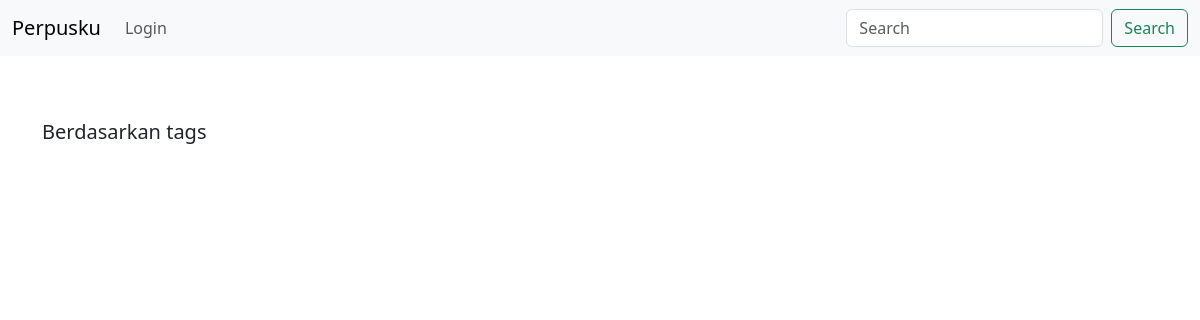
/tags/kuliah, run on an earlier commit of the app's database.
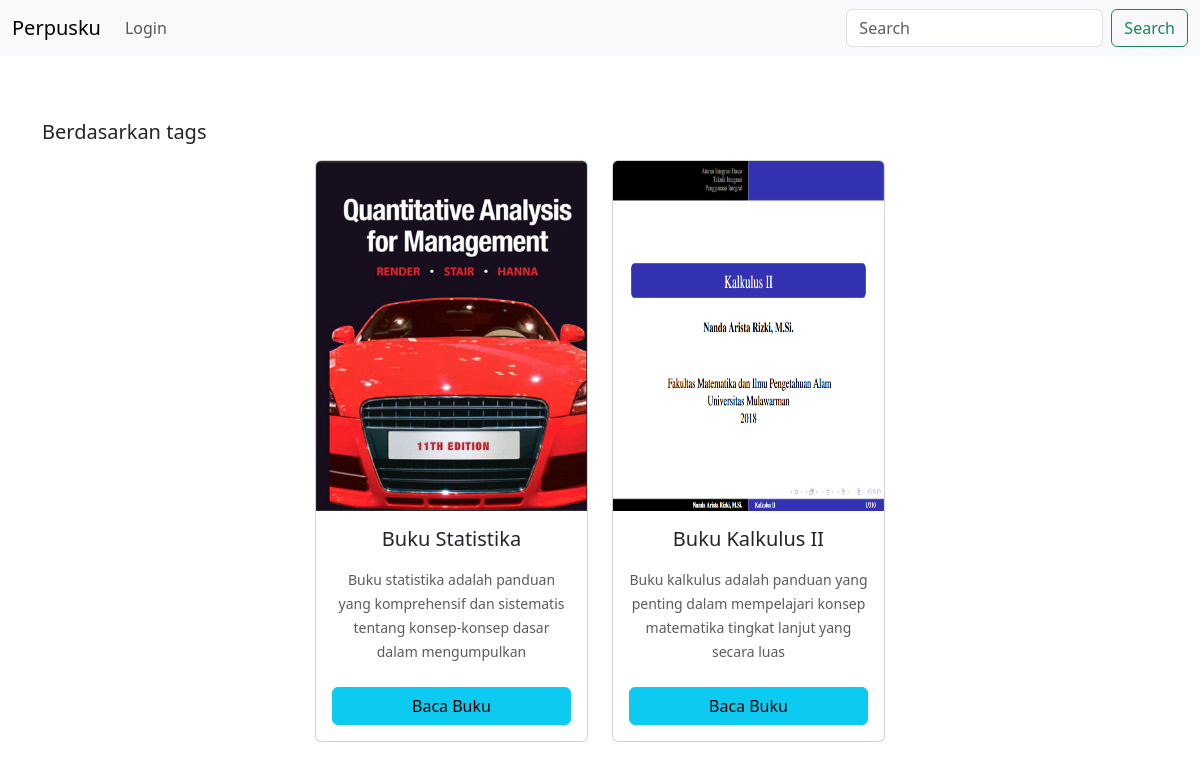
And on a later commit of the database.
### tables this page shows
CREATE TABLE "terbaru" (
	"id"	INTEGER,
	"judul"	TEXT,
	"kategori"	TEXT,
	"deskripsi"	TEXT,
	"pdf"	TEXT,
	"sampul"	TEXT,
	PRIMARY KEY("id" AUTOINCREMENT)
);

### index.py (the view)
@app.route('/tags/<kategori>')
def cari_buku_kategori(kategori):
    buku = semua_buku.tampil_berdasarkan_kategori(kategori)
    return render_template('tags.html', buku=buku)

### index.py (called while the page is built)
@app.teardown_appcontext
def close_db_connection(exception=None):
    db_manager.close_connection()

### konsepOOP.py (called while the page is built)
    def close_connection(self):
        if self.conn:
            self.conn.close()

    def execute_query(self, query):
        cursor = self.conn.cursor()
        cursor.execute(query)
        self.conn.commit()
        return cursor

    def tampil_berdasarkan_kategori(self, kategori):
        query = f"SELECT * FROM terbaru WHERE kategori = '{kategori}'"
        return self.execute_query(query).fetchall()

### templates/tags.html (shortened to what this page needs)
<!DOCTYPE html>
<html lang="en">
  <head>
    <link
      href="https://cdn.jsdelivr.net/npm/bootstrap@5.3.2/dist/css/bootstrap.min.css"
      rel="stylesheet"
    />
  </head>
  <body>
    <nav class="navbar navbar-expand-lg bg-body-tertiary fixed-top">
      <div class="container-fluid">
        <a class="navbar-brand" href="#">Perpusku</a>
        <div class="collapse navbar-collapse" id="navbarSupportedContent">
          <ul class="navbar-nav me-auto mb-2 mb-lg-0">
            <li class="nav-item">
              <a class="nav-link" href="{{ url_for('login') }}">Login</a>
            </li>
          </ul>
          <form class="d-flex" role="search" method="post">
            <input
              class="form-control me-2"
              type="search"
              placeholder="Search"
              aria-label="Search"
              name="ok"
            />
            <button class="btn btn-outline-success" type="submit">
              Search
            </button>
          </form>
        </div>
      </div>
    </nav>
    <br />
    <br />
    <br />
    <div class="container pt-5">
      <h4 class="blockquote">Berdasarkan tags</h4>
      <div class="container mt-3 d-flex gap-4 flex-wrap flex-row justify-content-center text-center">
        {% for i in buku %}
        <div class="card mb-3 col-3">
          <center>
            <img
              src="/static/img/{{ i[5] }}"
              class="card-img-top"
              alt="gambar"
              style="width: 100%; height: 350px;"
            />
          </center>
          <div class="card-body">
            <h5 class="card-title">{{ i[1]}}</h5>
            <p class="card-text"><small class="text-muted">{{ i[3][:110] }}</small></p>
              <a class="text-decoration-none" href='{{ url_for("baca", id_buku=i[0] ) }}'>
                <button type="button" class="btn btn-info mt-2" style="width: 100%">Baca Buku</button>
              </a>
          </div>
        </div>
        {% endfor %}
      </div>
    </div>
  </body>
</html>

What changed in the data, as far as the page shows it:
added terbaru: sampul (picture), judul "Buku Statistika", deskripsi "Buku statistika adalah panduan yang komprehensif dan sistematis tentang konsep-konsep dasar dalam mengumpulkan"
added terbaru: sampul (picture), judul "Buku Kalkulus II", deskripsi "Buku kalkulus adalah panduan yang penting dalam mempelajari konsep matematika tingkat lanjut yang secara luas"
